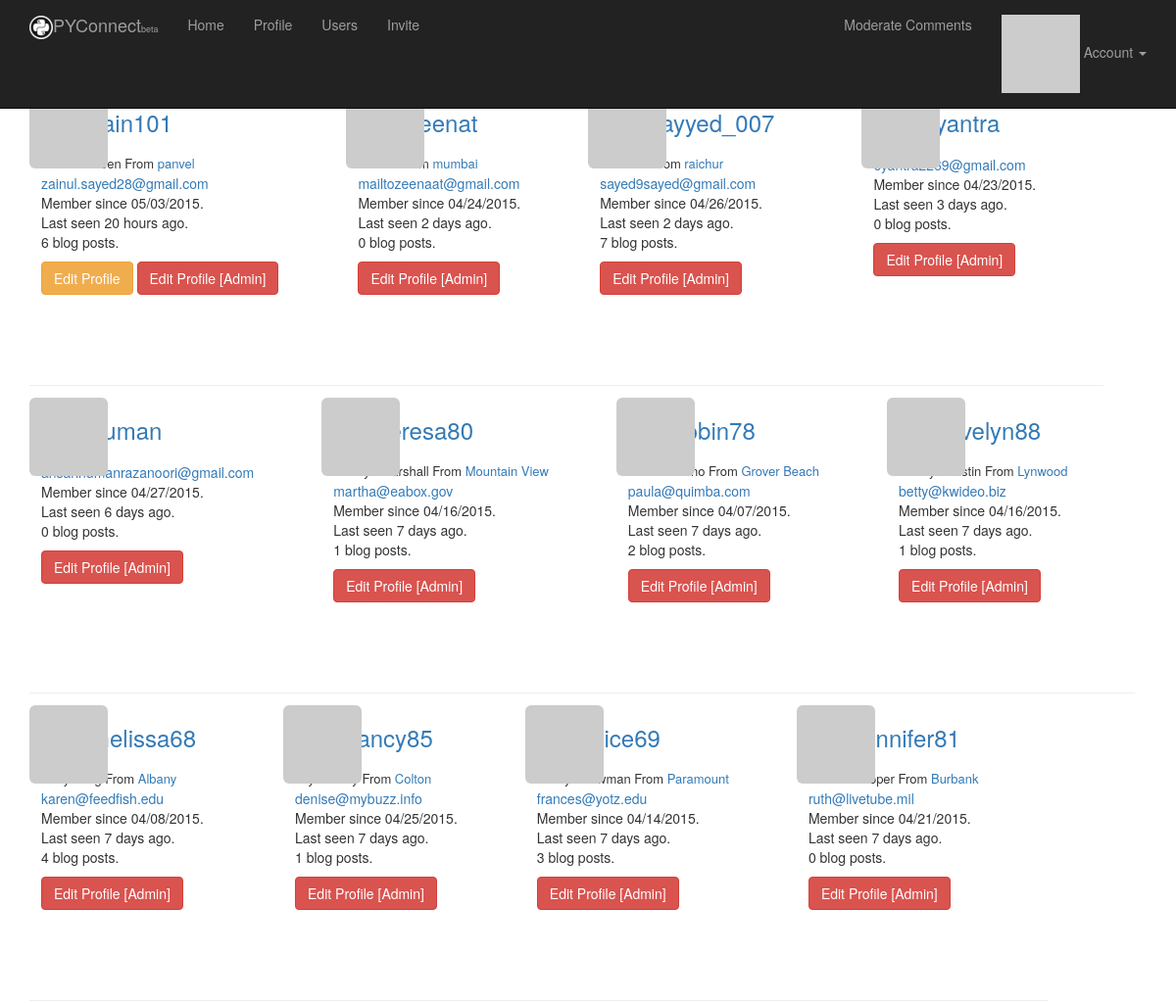
Page /user-list/ (signed in, upper part) on the earlier database version.
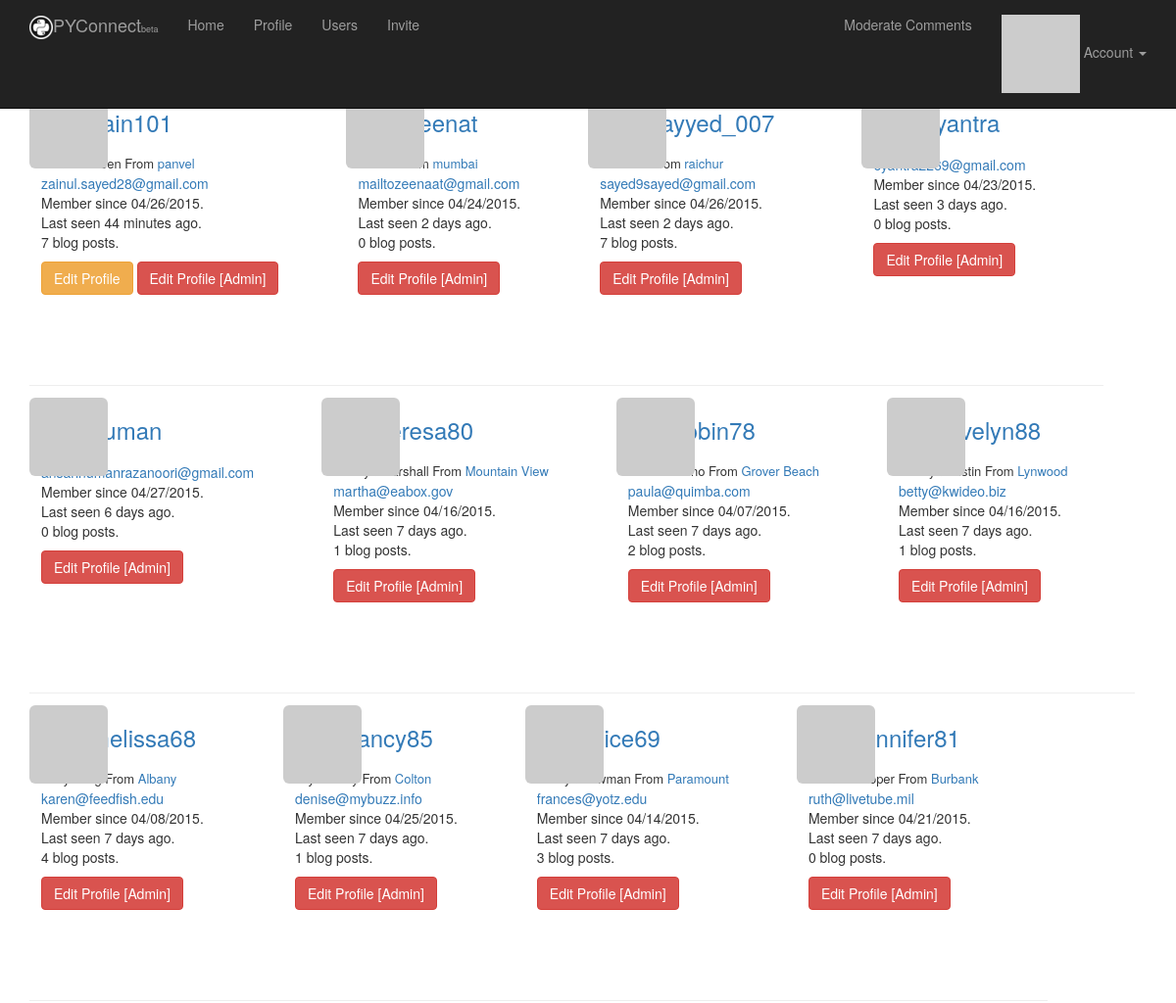
Same page on the later database version.
### app/models.py (models this page shows, shortened)
class User(UserMixin, db.Model):
    __tablename__ = 'users'          # Table names should be plural.
    id = db.Column(db.Integer, primary_key=True)
    email = db.Column(db.String(64), unique=True, index=True)
    username = db.Column(db.String(64), unique=True, index=True)
    password_hash = db.Column(db.String)
    role_id = db.Column(db.Integer, db.ForeignKey('roles.id'))
    confirmed = db.Column(db.Boolean, default=False)
    location = db.Column(db.String(64))
    name = db.Column(db.String(64))
    about_me = db.Column(db.Text)
    member_since = db.Column(db.DateTime(), default=datetime.utcnow)
    last_seen = db.Column(db.DateTime(), default=datetime.utcnow)
    avatar_hash = db.Column(db.String(32))
    posts = db.relationship('Post', backref='author', lazy='dynamic')
    comments = db.relationship('Comment', backref='author', lazy='dynamic')
    '''
    These are the people who follow me
    '''
    followed = db.relationship(
        'Follow',
        foreign_keys=[Follow.follower_id],
        backref=db.backref('follower', lazy='joined'),
        lazy='dynamic',
        cascade='all, delete-orphan')
    '''
    These are people whome I follow
    '''
    followers = db.relationship(
        'Follow',
        foreign_keys=[Follow.followed_id],
        backref=db.backref('followed', lazy='joined'),
        lazy='dynamic',
        cascade='all, delete-orphan'
    )
    @property
    def password(self):
        raise AttributeError('Password is not a readable attribute')
    def can(self, permissions):
        return self.role is not None and (self.role.permissions & permissions) == permissions
    def is_administrator(self):
        return self.can(Permission.ADMINISTER)
    '''
    The ping method is called every time the request for user is received, by using before_app_request hook
    '''
    def ping(self):
        self.last_seen = datetime.utcnow()
        db.session.add(self)
    '''
    User avatar creation
    '''
    def gravatar(self, size=100, default='identicon', rating='g'):
        if request.is_secure:
            url = 'https://secure.gravatar.com/avatar'
        else:
            url = 'http://www.gravatar.com/avatar'
        hash = self.avatar_hash or  hashlib.md5(self.email.encode('utf-8')).hexdigest()
        return '{url}/{hash}?s={size}&d={default}&r={rating}'.format(url=url, size=size, default=default, rating=rating, hash=hash)
    def follow(self, user):
        if not self.is_following(user):
            f = Follow(follower=self, followed=user)
            db.session.add(f)
    '''
    This method is introduced to correct the values of DB to follow a user to itself
    '''

### app/main/views.py (the view)
@main.route('/user-list/')
@login_required
def user_list():
    users = User.query.order_by(User.last_seen.desc()).all()
    if (users is None):
        abort(500)
    return render_template('user_list.html', users=users)

### app/auth/views.py (called while the page is built)
@auth.before_app_request
def before_request():
    if current_user.is_authenticated():
        current_user.ping()
        if not current_user.confirmed and request.endpoint[:5] != 'auth.':
            return redirect(url_for('auth.unconfirmed'))

### app/main/__init__.py (called while the page is built)
@main.app_context_processor
def inject_permission():
    return dict(Permission=Permission)

### app/models.py (called while the page is built)
@login_manager.user_loader
def load_user(user_id):
    return User.query.get(int(user_id))

### app/templates/user_list.html (shortened to what this page needs)
{% extends "base.html" %}
{% block page_content %}
    {% for user in users %}
        <div class="page-header" style="float: left; padding-right: 5%; min-height: 10px;  margin: 12px 0px 0px 0px; ">
        <img class="img-rounded profile-thumbnail " style=" margin: 0px 0px 0px 0px;" src="{{user.gravatar(size=60)  }}" />
        <div class="profile-header" style=" margin: 12px 12px 12px 12px;">
        <a href="{{ url_for('main.user', username=user.username) }}"><h3 style=" margin: 20px 20px 20px 50px;">{{ user.username }}</h3></a>
        {% if user.name or user.location %}
        <p style="font-size: small; margin: 0px 0px 0px 0px;">
            {% if user.name %} {{ user.name }} {% endif %}
            {% if user.location %}
                From <a href="http://maps.google.com/?q={{ user.location }}">{{ user.location }}</a>
            {% endif %}
        </p>
        {% endif %}
        {% if current_user.is_administrator() %}
            <p style=" margin: 0px 0px 0px 0px;"><a href="mailto: {{ user.email }}">{{ user.email }}</a></p>
        {% endif %}
        <p style=" margin: 0px 0px 0px 0px;">
            Member since {{ moment(user.member_since).format('L')}}.<br />
            Last seen {{ moment(user.last_seen).fromNow()}}.
            <p style=" margin: 0px 0px 0px 0px;">{{ user.posts.count() }} blog posts.</p>
        </p>
        <p style=" margin: 0px 0px 0px 0px;">
                 {% if user == current_user %}
                    <a class="btn btn-warning" href="{{ url_for('main.edit_profile') }}">Edit Profile</a>
                {% endif %}
                {% if current_user.is_administrator() %}
                    <a class="btn btn-danger" href="{{ url_for('main.edit_profile_admin', id=user.id ) }}">Edit Profile [Admin]</a>
                {% endif %}
        </p>
        </div>
        </div>
    {% endfor %}
{% endblock %}

Differences in the rows shown:
changed User "zain101": member_since "05/03/2015" → "04/26/2015"; last_seen "20 hours ago" → "44 minutes ago"; posts.count "6" → "7"
